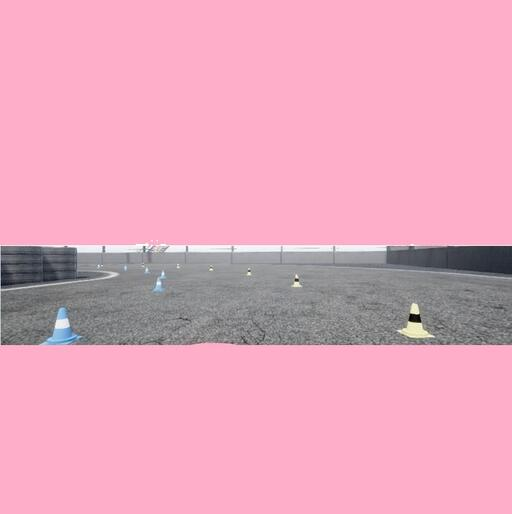
#> input picture _old/development/yolo_perception/testImage.jpg, 512 x 514 px; its folder holds only this picture in this run
$ python -i img_processing_KP.py   (imports and definitions only)   (older library calls are emulated)
#> lines starting #> are read from the running program, lines starting #| are printed output that depends on the picture; after the words box and inside, x2 and y2 are one past the last pixel; in counts of white or black regions, pixels touching at a corner belong together
#> further down, picture is the input picture: shape (514, 512, 3); mean B, G, R 188.8, 166.5, 230.6
# import python libraries
import os
import random

import cv2
import numpy as np

# HSV limits
orange_high = np.array([0.100, 1, 1]) * 255
orange_low = np.array([0.013, 0, 0]) * 255

yellow_high = np.array([0.2, 1, 1]) * 255
yellow_low = np.array([0.1, 0, 0]) * 255

blue_high = np.array([0.6, 1, 1]) * 255
blue_low = np.array([0.3, 0.2, 0.5]) * 255

upper_thresh = [blue_high, yellow_high, orange_high]
lower_thresh = [blue_low, yellow_low, orange_low]

colours = [0, 1, 2]
col_words = ["blue", "yellow", "orange"]
box_cols = [(255, 102, 0), (0, 255, 255), (0, 102, 255)]

max_cone_aspect = [1.5, 1.5, 1.7]  # blue, yellow orange - blue and yellow should probably be the same
min_cone_aspect = [1.1, 1.1, 1.5]

# used for removing noise via erode/dilate
kernel = np.ones((2, 2), np.uint8)


def feature_extract(current_hsv, colour):
    # mask orange cones
    mask = cv2.inRange(current_hsv, lower_thresh[colour], upper_thresh[colour])
    mask = cv2.dilate(cv2.erode(mask, kernel), kernel)

    edges = cv2.Canny(mask, 100, 200)

    return [mask, edges]


def bounds(bounding_box_frame, cones, mask, colour):
    # find contours from edges
    contours = cv2.findContours(mask, cv2.RETR_EXTERNAL, cv2.CHAIN_APPROX_NONE)[0]

    # find bounding boxes from contours
    rects = list()  # create blank list of rectangles
    for i in range(len(contours)):
        [x, y, w, h] = cv2.boundingRect(contours[i])

        # box size cutoff
        min_pix_size = 0  # can change based on sim image
        if w > min_pix_size and h > min_pix_size:
            # append rectangle geometry twice to ensure rectangle groupings will
            # show initially non-overlapping rectangles
            rects.append([x, y, w, h])

        # draw rectangles for segments (green rectangle to distinguish)
        # cv2.rectangle(bounding_box_frame, (x, y), (x+w, y+h), (0, 204, 0), 2)

    # find whole cones' bounding rectangles
    rects.sort(reverse=True, key=lambda rect: rect[2] * rect[3])

    # loop removes all boundng boxes tounching the edge of the frame
    i = 0
    h, w, _ = bounding_box_frame.shape
    while i < len(rects):
        rect = rects[i]
        rect = [rect[0], rect[1], rect[0] + rect[2], rect[1] + rect[3]]  # left, top, right, bottom

        if min(rect[0:2]) <= 0 or rect[2] >= w or rect[3] >= h:
            rects.pop(i)
        else:
            i += 1

    # loop merges multiple bounding boxes, idealy over one cone
    while len(rects) > 0:  # loop until empty
        rect = rects.pop(0)  # remove element 0 (next biggest bounding box) from results and return it
        rect = [rect[0], rect[1], rect[0] + rect[2], rect[1] + rect[3]]  # left, top, right, bottom

        left_edge = rect[0]
        top_edge = rect[1]
        right_edge = rect[2]
        bottom_edge = rect[3]

        # loop checks each smaller bounding box, merging matching boxes into rect
        i = 0
        while i < len(rects):
            other_rect = rects[i]  # get next smallest box
            if (
                other_rect[0] > rect[0] and other_rect[0] + other_rect[2] < rect[2]
            ):  # check if smaller box is within larger box horizontaly
                # get new edges
                left_edge1 = min(rect[0], other_rect[0])
                top_edge1 = min(rect[1], other_rect[1])
                right_edge1 = max(rect[2], other_rect[0] + other_rect[2])
                bottom_edge1 = max(rect[3], other_rect[1] + other_rect[3])

                width = right_edge1 - left_edge1  # width and hight in pixels
                height = bottom_edge1 - top_edge1
                if height / width <= max_cone_aspect[colour]:
                    left_edge = left_edge1
                    top_edge = top_edge1
                    right_edge = right_edge1
                    bottom_edge = bottom_edge1
                    # remove smaller box from list
                    rects.remove(other_rect)
                else:
                    i += 1
            else:
                # only increment index if a box wasn't removed from the list
                i += 1

        width = right_edge - left_edge  # width and hight in pixels
        height = bottom_edge - top_edge

        if height / width < min_cone_aspect[colour]:
            height = int(width * min_cone_aspect[colour])
            top_edge = bottom_edge - height

        x_centroid = left_edge + width / 2  # centre of rectangle
        y_centroid = top_edge + height / 2

        # append cone properties to array
        cones.append([col_words[colour], width, height, x_centroid, y_centroid, left_edge, top_edge])

        # draw rectangle with cone geometry
        cv2.rectangle(
            bounding_box_frame,  # image to draw on
            (left_edge, top_edge),
            (right_edge, bottom_edge),  # geometry to draw between
            box_cols[colour],
            2,
        )  # colour and thickness of box (pixels)

        # draw cone centroid dot
        # cv2.circle(bounding_box_frame, (x+w//2, y+h//2), 1, (255, 0, 255), 2)

    return [bounding_box_frame, cones]


def cam_main(frame, display=False):
    # used to crop frame to only required area
#> called with display = False
    h, w, _ = frame.shape
#> h = 514; w = 512

    # for OG settings script
    if h == 785 and w == 785:
        # mask off sky and car
        roi_mask = np.ones(frame.shape[:2], dtype="uint8")
        cv2.rectangle(roi_mask, (0, 0), (frame.shape[1], 400), 0, -1), [frame.shape[2] - 60, 500]  # mask off sky
        a = 30  # variables for the position of car mask
        b = 100
        c = 235
        h1 = 80
        h2 = 155
        # mask off car
        cv2.fillPoly(
            roi_mask,
            [
                np.array(
                    [
                        [a, frame.shape[1]],
                        [b, frame.shape[1] - h1],
                        [c, frame.shape[1] - h2],
                        [frame.shape[0] / 2, 585],
                        [frame.shape[0] - c, frame.shape[1] - h2],
                        [frame.shape[0] - b, frame.shape[1] - h1],
                        [frame.shape[0] - a, frame.shape[1]],
                    ],
                    np.int32,
                )
            ],
            0,
        )

        current_frame = cv2.bitwise_and(frame, frame, mask=roi_mask)

    # for higher res (variable masking)
    else:
        # vertical res: halfway down bottom
        # horizontal res: full
        current_frame = frame[int(5 * h / 30) : h, 0:w]  # made variable to cam resolution
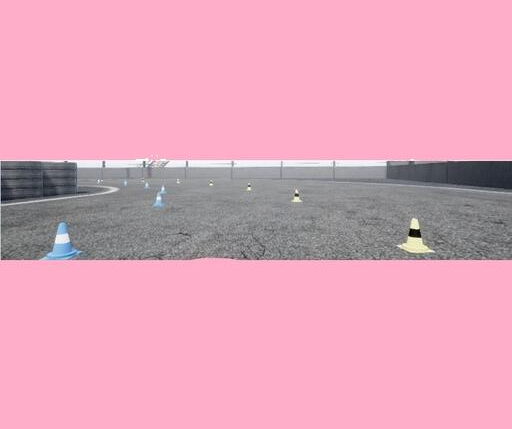
#> current_frame: shape (429, 512, 3); mean B, G, R 186.4, 165.1, 226

    bounding_box_frame = np.copy(current_frame)  # frame to display on

    # convert to hsv
    current_hsv = cv2.cvtColor(current_frame, cv2.COLOR_BGR2HSV)
#> current_hsv: shape (429, 512, 3); mean H, S, V 153.3, 64.2, 227.2

    cones = list()  # init blank list of cones
    # gets updated each time a new cone is found

    # passable variables for colours
    #   blue = 0
    #   yellow = 1
    #   orange = 2
    for colour in range(0, len(colours)):
        # retrieves the mask and edges for each colour from sub module function
        [mask, edges] = feature_extract(current_hsv, colour)

        # retrieves the rectangular bounding boxes for each colour as well as
        # drawing to the displayed frame from sub module function
        [bounding_box_frame, cones] = bounds(bounding_box_frame, cones, mask, colour)
#> this loop made 3 passes
#> pass 1, in feature_extract, `mask = cv2.inRange(current_hsv, lower_thresh[colour], upper_thresh[col..`:
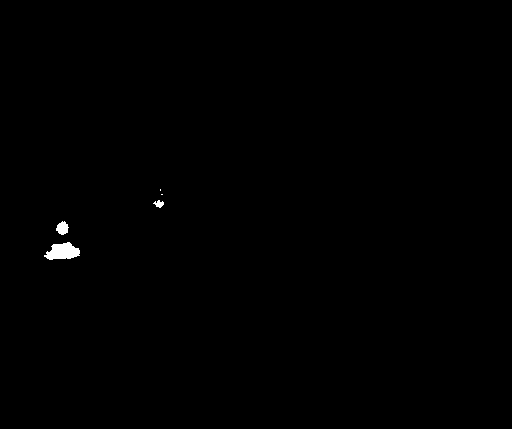
#> mask: shape (429, 512); 0.28% white; 5 white regions (2 under 20 px), largest, box (x1, y1, x2, y2) and area: (44, 242, 80, 260) 434, (56, 221, 69, 235) 124, (153, 200, 164, 208) 51
#> pass 1, in feature_extract, `edges = cv2.Canny(mask, 100, 200)`:
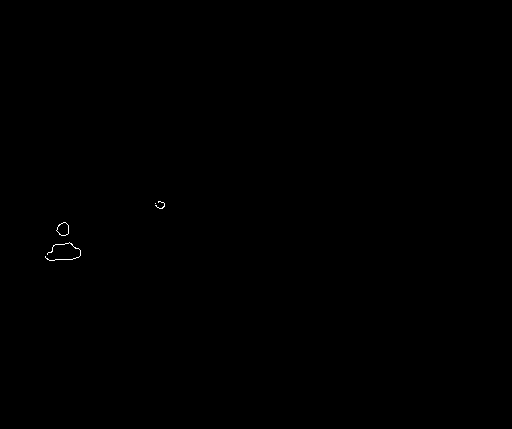
#> edges: shape (429, 512); 0.07% white in thin lines or dots, all inside (x1, y1, x2, y2) = (45, 201, 165, 261)
#> pass 1, in cam_main, `[bounding_box_frame, cones] = bounds(bounding_box_frame, cones, mask, ..`:
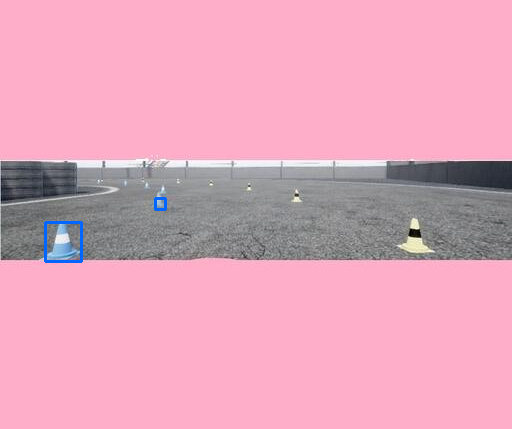
#> bounding_box_frame: shape (429, 512, 3); 0.26% of pixels changed, all inside (x1, y1, x2, y2) = (44, 197, 167, 263)
#> after the loop:
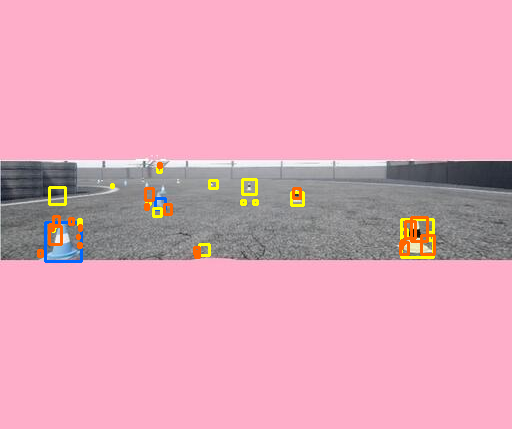
#> bounding_box_frame: shape (429, 512, 3); 1.34% of pixels changed, all inside (x1, y1, x2, y2) = (37, 162, 436, 259)

    # roi_mask = np.ones(current_frame.shape[:2], dtype="uint8")
    # cv2.rectangle(roi_mask, (yellow_rects[0][0], yellow_rects[0][2]), (yellow_rects[0][1], yellow_rects[0][3]), 0, -1) ,[current_frame.shape[2]-60,500] # mask off sky
    # current_frame = cv2.bitwise_and(current_frame, current_frame, mask=roi_mask)

    try:
        cone_im_size = [100, 100]
        yellow_cones = [cone for cone in cones if cone[0] == "yellow"]
#> yellow_cones = 17 items
        big_yellow_cone = yellow_cones[0]
#> big_yellow_cone = ['yellow', 32, 38, 417, 238, 401, 219]
        left = int(big_yellow_cone[3] - cone_im_size[0] / 2)
#> left = 367
        top = int(big_yellow_cone[4] - cone_im_size[1] / 2)
#> top = 188
        right = left + cone_im_size[0]
#> right = 467
        bottom = top + cone_im_size[1]
#> bottom = 288

        cropped_img = frame[top:bottom, left:right]
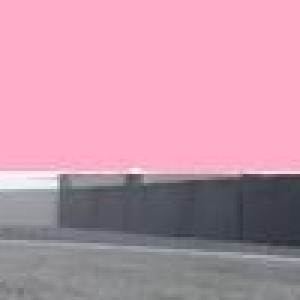
#> cropped_img: shape (100, 100, 3) (shown 3 times larger); mean B, G, R 168.5, 150.6, 195.6
        cv2.imshow("camera-base", cropped_img)  # image with bounding boxes

        im_name = 1
        saved_images = os.listdir("/home/developer/driverless_ws/src/images")
        saved_images.sort()
        if len(saved_images) > 0:
            im_name = int(saved_images[-1][0:5]) + 1
        print(cv2.imwrite("/home/developer/driverless_ws/src/images/{:05}.jpg".format(im_name), cropped_img), im_name)

    except Exception as e:
        print(e)

    try:
        cone_im_size = [100, 100]
        yellow_cones = [cone for cone in cones if cone[0] == "blue"]
#> yellow_cones = [['blue', 36, 39, 63, 241.5, 45, 222], ['blue', 10, 11, 160, 203.5, 155, 198]]
        big_yellow_cone = yellow_cones[0]
#> big_yellow_cone = ['blue', 36, 39, 63, 241.5, 45, 222]
        left = int(big_yellow_cone[3] - cone_im_size[0] / 2)
#> left = 13
        top = int(big_yellow_cone[4] - cone_im_size[1] / 2)
#> top = 191
        right = left + cone_im_size[0]
#> right = 113
        bottom = top + cone_im_size[1]
#> bottom = 291

        cropped_img = frame[top:bottom, left:right]
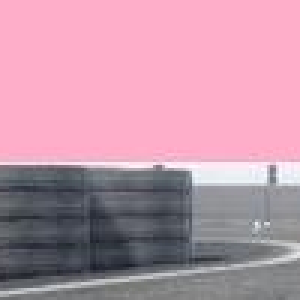
#> cropped_img: shape (100, 100, 3) (shown 3 times larger); mean B, G, R 165.9, 148.4, 190.4
        cv2.imshow("camera-base2", cropped_img)  # image with bounding boxes

        im_name = 1
        saved_images = os.listdir("/home/developer/driverless_ws/src/images")
        saved_images.sort()
        if len(saved_images) > 0:
            im_name = int(saved_images[-1][0:5]) + 1
        print(cv2.imwrite("/home/developer/driverless_ws/src/images/{:05}.jpg".format(im_name), cropped_img), im_name)

    except Exception as e:
        print(e)

    ############################################################
    ####### Start of a bunch of keypoint regression shit ####### - current not actualy used for anything
    ############################################################

    # blue_cones = [cone for cone in cones if cone[0] == "orange"]
    # big_blue_cone = blue_cones[0][1:]
    # # big_blue_cone = random.choice(blue_cones)[1:]
    # big_blue_mask = np.zeros(frame.shape[:2], dtype="uint8")
    # # big_blue_mask = cv2.rectangle(big_blue_mask, (big_blue_cone[-2], big_blue_cone[-1]), (big_blue_cone[-2]+big_blue_cone[0], big_blue_cone[-1]+big_blue_cone[1]), 1, -1)
    # cv2.rectangle(big_blue_mask,  (big_blue_cone[-2], big_blue_cone[-1]), (big_blue_cone[-2]+big_blue_cone[0], big_blue_cone[-1]+big_blue_cone[1]), 1, -1)
    # bounding_kernal = np.ones((15, 25), dtype="uint8")
    # big_blue_mask = cv2.dilate(big_blue_mask , bounding_kernal)

    # img = np.copy(current_frame)
    # h_off = 5
    # v_off = 5
    # snip = img[big_blue_cone[-1]-v_off:big_blue_cone[-1]+big_blue_cone[1]+v_off, big_blue_cone[-2]-h_off:big_blue_cone[-2]+big_blue_cone[0]+h_off, :]

    # ########### Harris ###########
    # # img = np.copy(current_frame)#cv2.bitwise_and(frame, frame, mask=big_blue_mask))
    # # gray = cv2.cvtColor(img,cv2.COLOR_BGR2GRAY)
    # # gray = np.float32(gray)
    # # dst = cv2.cornerHarris(gray,2,3,0.04)
    # # # result is dilated for marking the corners, not important
    # # dst = cv2.dilate(dst,None)
    # # # threshold for an optimal value, it may vary depending on the image.
    # # img[dst>0.02*dst.max()]=[0,0,255]
    # #
    # # # cv2.imshow('dst',dst/dst.max()*255)
    # # # cv2.imshow('dst',cv2.bitwise_and(img, img, mask=big_blue_mask))
    # # cv2.imshow("Harris", img)

    # ########## Shi-Tomasi ###########
    # img = np.copy(current_frame)
    # gray = cv2.cvtColor(img,cv2.COLOR_BGR2GRAY)
    # corners = cv2.goodFeaturesToTrack(gray,100,0.01,5)
    # corners = np.int0(corners)
    # for i in corners:
    #     x,y = i.ravel()
    #     cv2.circle(img,(x,y),3,(0, 0, 255),-1)
    # # cv2.imshow("Shi-Tomasi", img)

    # ########### SIFT ########### needs opencv-contrib-python (pip install opencv-contrib-python)
    # # img = np.copy(current_frame)
    # # gray = cv2.cvtColor(img, cv2.COLOR_BGR2GRAY)
    # # sift = cv2.xfeatures2d.SIFT_create()
    # # detector = sift.detect(gray, None)
    # # kpts, des = sift.compute(gray, detector)
    # # # kpts,des=descriptor.compute(gray,kpts)
    # # im_with_keypoints = cv2.drawKeypoints(gray, kpts, np.array([]), color=255, flags=cv2.DRAW_MATCHES_FLAGS_DRAW_RICH_KEYPOINTS)
    # # cv2.imshow("SIFT", im_with_keypoints)

    # ########### SURF ########### needs opencv-contrib-python (pip install opencv-contrib-python)
    # # img = np.copy(current_frame)
    # # surf = cv2.xfeatures2d.SURF_create(50000)
    # # kp, des = surf.detectAndCompute(img,None)
    # # img = cv2.drawKeypoints(img,kp,None,(255,0,0),4)
    # # cv2.imshow("SURF", img)

    # ########### FAST ########### needs opencv-contrib-python (pip install opencv-contrib-python)
    # # img = np.copy(current_frame)
    # # # Initiate FAST object with default values
    # # fast = cv2.FastFeatureDetector()
    # # # find and draw the keypoints
    # # kp = fast.detect(img,None)
    # # img2 = cv2.drawKeypoints(img, kp, color=(255,0,0))
    # # cv2.imshow("FAST", img2)

    # ########### BRIEF ########### needs opencv-contrib-python (pip install opencv-contrib-python)
    # # img = np.copy(current_frame)
    # # # Initiate STAR detector
    # # star = cv2.FeatureDetector_create("STAR")
    # # # Initiate BRIEF extractor
    # # brief = cv2.DescriptorExtractor_create("BRIEF")
    # # # find the keypoints with STAR
    # # kp = star.detect(img,None)
    # # # compute the descriptors with BRIEF
    # # kp, des = brief.compute(img, kp)
    # # img2 = cv2.drawKeypoints(img, kp, color=(255,0,0))
    # # cv2.imshow("FAST", img2)

    # ########### ORB ########### needs opencv-contrib-python (pip install opencv-contrib-python)
    # # img = np.copy(current_frame)
    # # # Initiate STAR detector
    # # orb = cv2.ORB()
    # # # find the keypoints with ORB
    # # kp = orb.detect(img,None)
    # # # compute the descriptors with ORB
    # # kp, des = orb.compute(img, kp)
    # # img2 = cv2.drawKeypoints(img, kp, color=(255,0,0))
    # # cv2.imshow("FAST", img2)

    # # TODO: try Feature Matching here - https://opencv24-python-tutorials.readthedocs.io/en/latest/py_tutorials/py_feature2d/py_matcher/py_matcher.html

    # cv2.waitKey(1)

    if display == True or True:
        # show bounding boxes
        cv2.imshow("camera-base1", bounding_box_frame)  # image with bounding boxes

        cv2.waitKey(1)

    return cones

>>> import cv2
>>> picture = cv2.imread('../../../../_old/development/yolo_perception/testImage.jpg')
>>> result = cam_main(picture)
#> result = 40 items
